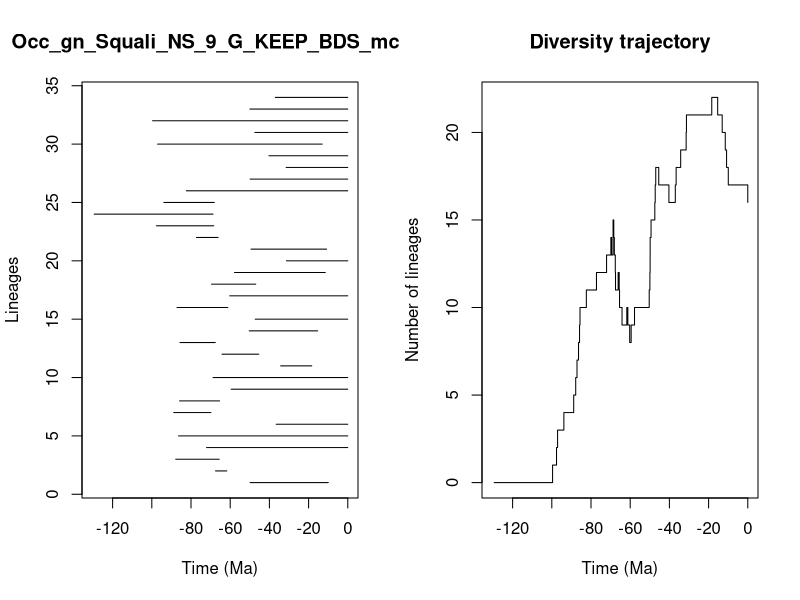

This chart was generated by the following R code:


pdf(file='../Results/Genus_NS/5_MA_bins_EP/pyrate_mcmc_logs/Occ_gn_Squali_NS_9_G_KEEP_BDS_mcmc_LTT.pdf',width=0.6*20, height=0.6*10)
title = "Occ_gn_Squali_NS_9_G_KEEP_BDS_mcmc"
ts=c(49.83654324991455, 67.49203748762139,87.79928198115213,72.05438347541703,86.36328603595844,36.5556436413473,88.82558058832925,85.84436486213058,59.51087814116057,68.75219279569441,34.23898855832508,64.16335608377574,85.60904511404858,50.30116411432379,47.234994464428596,87.14105038775521,60.255022715083875,69.50419874396881,57.79899821900882,31.29745571567715,49.35912997829379,77.21411774136266,97.59058346608077,129.403869088895,93.84486413150711,82.37460770908149,49.818480431638996,31.44770766448852,40.24267987754014,97.05240093261814,47.436471938388955,99.6062751178627,49.94740079930629,36.98078491144133)
te=c(9.946929291120815, 61.74252980711546,65.61148964805913,0.0,0.0,0.0,69.85761995964096,65.43715837168537,0.0,0.0,18.380284587824672,45.428763519028564,67.60877561686718,15.364521414367125,0.0,61.204249099698075,0.0,46.95965781434033,11.484925441732017,0.0,10.820805594983113,66.1554024368386,68.37765677566071,68.74422096137566,68.09606253109148,0.0,0.0,0.0,0.0,13.055090752360902,0.0,0.0,0.0,0.0)
div_traj=c(0, 1,2,3,4,5,6,7,8,9,10,11,12,13,14,13,14,15,14,13,12,11,12,11,10,9,10,9,8,9,10,11,12,13,14,15,16,17,18,17,16,17,18,19,20,21,22,21,20,19,18,17,16)
time_events=c(129.403869088895, 99.6062751178627,97.59058346608077,97.05240093261814,93.84486413150711,88.82558058832925,87.79928198115213,87.14105038775521,86.36328603595844,85.84436486213058,85.60904511404858,82.37460770908149,77.21411774136266,72.05438347541703,69.85761995964096,69.50419874396881,68.75219279569441,68.74422096137566,68.37765677566071,68.09606253109148,67.60877561686718,67.49203748762139,66.1554024368386,65.61148964805913,65.43715837168537,64.16335608377574,61.74252980711546,61.204249099698075,60.255022715083875,59.51087814116057,57.79899821900882,50.30116411432379,49.94740079930629,49.83654324991455,49.818480431638996,49.35912997829379,47.436471938388955,47.234994464428596,46.95965781434033,45.428763519028564,40.24267987754014,36.98078491144133,36.5556436413473,34.23898855832508,31.44770766448852,31.29745571567715,18.380284587824672,15.364521414367125,13.055090752360902,11.484925441732017,10.820805594983113,9.946929291120815,0.0)
                par(mfrow=c(1,2))
                L = length(ts)
                plot(ts, 1:L , xlim=c(-max(ts)-1,0), pch=20, type="n", main=title,xlab="Time (Ma)",ylab="Lineages")
                for (i in 1:L){segments(x0=-te[i],y0=i,x1=-ts[i],y1=i)}    
                t = -time_events
                plot(div_traj ~ t,type="s", main = "Diversity trajectory",xlab="Time (Ma)",ylab="Number of lineages",xlim=c(-max(ts)-1,0))
                abline(v=c(65,200,251,367,445),lty=2,col="gray")
                
